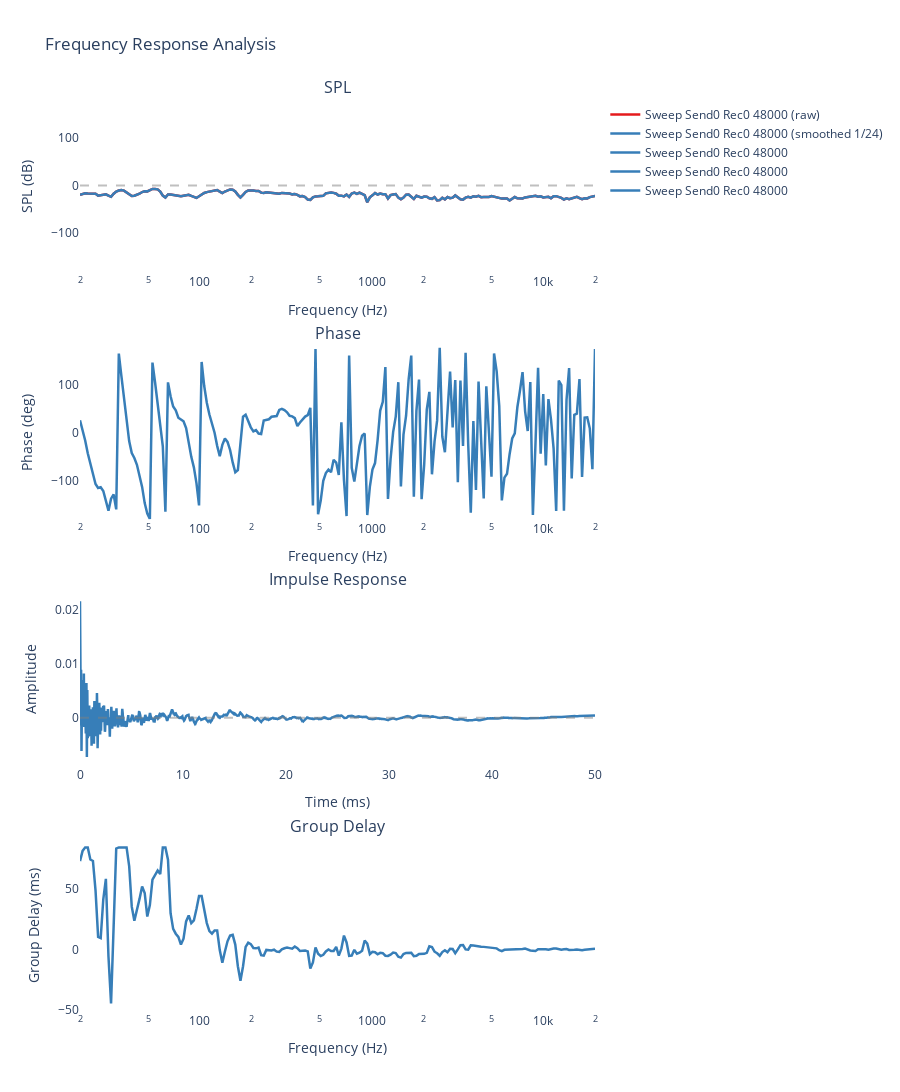
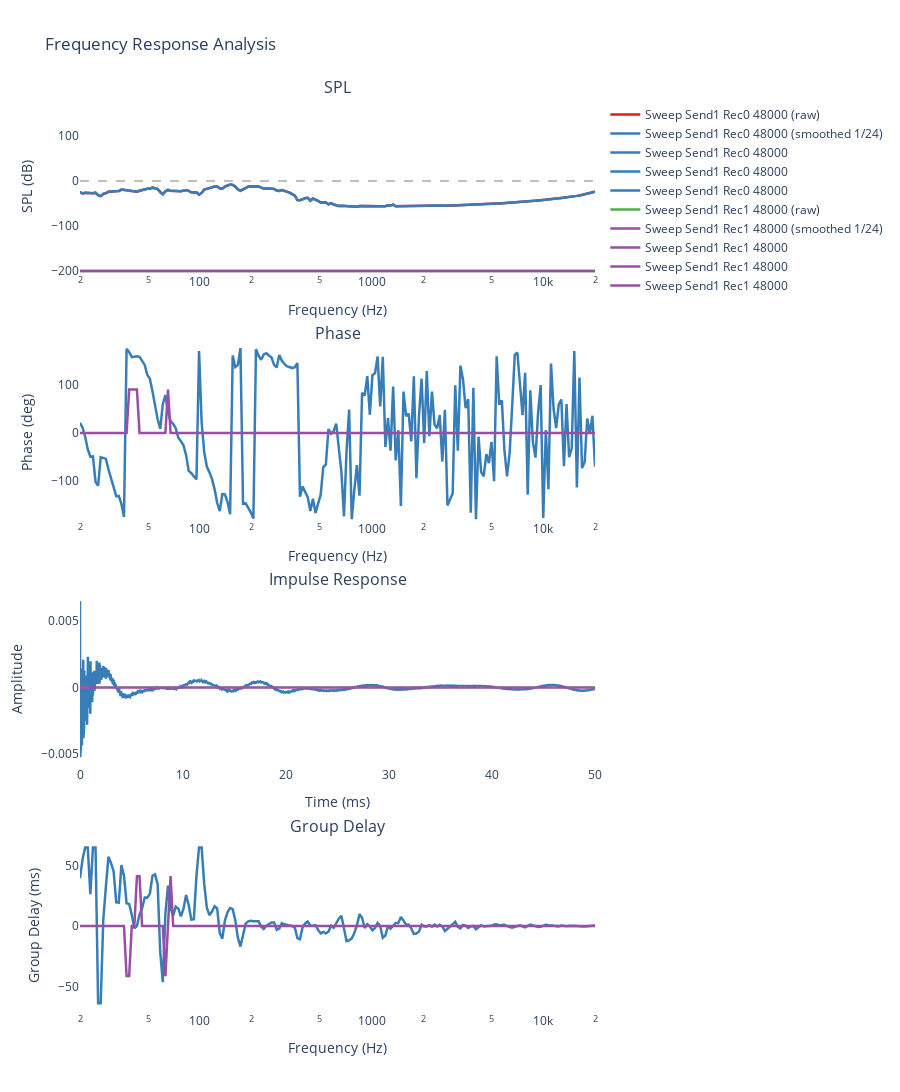

Notebook cell for these charts, in order:
### Code cell
icolor = 0
fig = {}
for i, csv_file in enumerate(sorted(glob.glob("*.csv"))):
    try:
        channel = csv_file[10:11]
        if channel not in fig:
            icolor = 0
            fig[channel] = make_subplots(
                rows=4, 
                cols=1, 
                subplot_titles=('SPL', 'Phase', 'Impulse Response', 'Group Delay'),
                specs=[
                    [{"secondary_y": False}], 
                    [{"secondary_y": False}],
                    [{"secondary_y": False}],
                    [{"secondary_y": False}]
                ],
                vertical_spacing=0.08
            )
        else:
            icolor += 1
        df = pd.read_csv(csv_file)
        if 'frequency_hz' not in df.columns or 'spl_db' not in df.columns:
            continue
        # Extract and clean data
        freq = df['frequency_hz'].values
        spl = df['spl_db'].values
        phase = df['phase_deg'].values
        valid = np.isfinite(freq) & np.isfinite(spl) & np.isfinite(phase)
        freq, spl, phase = freq[valid], spl[valid], phase[valid]
        
        # Apply smoothing
        octave = 24
        smoothed_freq, smoothed_spl = freq, spl # smooth_savgol_octave(freq, spl, 1.0/octave)
        
        # Compute impulse response
        time_ms, impulse = compute_impulse_response(freq, spl, phase)
        
        # Compute group delay
        gd_freq, group_delay = compute_group_delay(freq, phase)
        
        # Create nice name
        name = Path(csv_file).stem.replace('_', ' ').title()
        
        # Add SPL plot
        fig[channel].add_trace(go.Scatter(
            x=freq, 
            y=spl, 
            name='{} (raw)'.format(name), 
            line=dict(color=colors[icolor % len(colors)], width=2.5),
        ), row=1, col=1)
        icolor += 1
        fig[channel].add_trace(go.Scatter(
            x=smoothed_freq, 
            y=smoothed_spl, 
            name='{} (smoothed 1/{})'.format(name, octave), 
            line=dict(color=colors[icolor % len(colors)], width=2.5),
        ), row=1, col=1)
        
        # Add Phase plot
        fig[channel].add_trace(go.Scatter(
            x=freq, 
            y=phase, 
            name=name,
            line=dict(color=colors[icolor % len(colors)], width=2.5),
        ), row=2, col=1)
        
        # Add Impulse Response plot (show first 50ms)
        time_window = time_ms <= 50
        fig[channel].add_trace(go.Scatter(
            x=time_ms[time_window], 
            y=impulse[time_window], 
            name=name,
            line=dict(color=colors[icolor % len(colors)], width=2.5),
        ), row=3, col=1)
        
        # Add Group Delay plot
        # Filter out extreme values for better visualization
        gd_median = np.median(group_delay)
        gd_std = np.std(group_delay)
        gd_filtered = np.clip(group_delay, gd_median - 3*gd_std, gd_median + 3*gd_std)
        
        fig[channel].add_trace(go.Scatter(
            x=gd_freq, 
            y=gd_filtered, 
            name=name,
            line=dict(color=colors[icolor % len(colors)], width=2.5),
        ), row=4, col=1)

    except Exception as e:
        print(f"✗ {csv_file}: {e}")

for f in fig.values():   
    min_spl = 1000
    max_spl = -1000
    for t in f.data:
        if hasattr(t, 'y'):
            min_spl = min(min_spl, np.min(t.y))
            max_spl = max(max_spl, np.max(t.y))
    max_spl = 5*(int(max_spl) // 5)+5
    min_spl = 5*(int(min_spl) // 5)-5
    
    # Add reference lines
    f.add_hline(y=0, line_dash="dash", line_color="gray", opacity=0.5, row=1, col=1)
    f.add_hline(y=0, line_dash="dash", line_color="gray", opacity=0.5, row=3, col=1)
    
    # Update layout
    f.update_xaxes(title_text="Frequency (Hz)", type="log", range=[1+math.log10(2), 4+math.log10(2)], row=1, col=1)
    f.update_xaxes(title_text="Frequency (Hz)", type="log", range=[1+math.log10(2), 4+math.log10(2)], row=2, col=1)
    f.update_xaxes(title_text="Time (ms)", row=3, col=1)
    f.update_xaxes(title_text="Frequency (Hz)", type="log", range=[1+math.log10(2), 4+math.log10(2)], row=4, col=1)
    
    f.update_yaxes(title_text="SPL (dB)", range=[min_spl, max_spl], row=1, col=1)
    f.update_yaxes(title_text="Phase (deg)", range=[-180, 180], row=2, col=1)
    f.update_yaxes(title_text="Amplitude", row=3, col=1)
    f.update_yaxes(title_text="Group Delay (ms)", row=4, col=1)
    
    f.update_layout(
        title='Frequency Response Analysis',
        height=1400,
        showlegend=True,
        plot_bgcolor='white'
    )
    f.show()

### Figure 1 — Plotly figure (JSON) as saved in the notebook; plotly's stock layout.template omitted (floating-point values rounded to 4 significant figures; data arrays with more than 128 entries replaced by an {"elided": "..."} marker saying what was removed)
{"data": [{"line": {"color": "rgb(228,26,28)", "width": 2.5}, "name": "Sweep Send0 Rec0 48000 (raw)", "type": "scatter", "x": {"elided": "200 float values"}, "xaxis": "x", "y": {"elided": "200 float values"}, "yaxis": "y"}, {"line": {"color": "rgb(55,126,184)", "width": 2.5}, "name": "Sweep Send0 Rec0 48000 (smoothed 1/24)", "type": "scatter", "x": {"elided": "200 float values"}, "xaxis": "x", "y": {"elided": "200 float values"}, "yaxis": "y"}, {"line": {"color": "rgb(55,126,184)", "width": 2.5}, "name": "Sweep Send0 Rec0 48000", "type": "scatter", "x": {"elided": "200 float values"}, "xaxis": "x2", "y": {"elided": "200 float values"}, "yaxis": "y2"}, {"line": {"color": "rgb(55,126,184)", "width": 2.5}, "name": "Sweep Send0 Rec0 48000", "type": "scatter", "x": {"elided": "2401 float values"}, "xaxis": "x3", "y": {"elided": "2401 float values"}, "yaxis": "y3"}, {"line": {"color": "rgb(55,126,184)", "width": 2.5}, "name": "Sweep Send0 Rec0 48000", "type": "scatter", "x": {"elided": "200 float values"}, "xaxis": "x4", "y": {"elided": "200 float values"}, "yaxis": "y4"}], "layout": {"annotations": [{"font": {"size": 16}, "showarrow": false, "text": "SPL", "x": 0.5, "xanchor": "center", "xref": "paper", "y": 1, "yanchor": "bottom", "yref": "paper"}, {"font": {"size": 16}, "showarrow": false, "text": "Phase", "x": 0.5, "xanchor": "center", "xref": "paper", "y": 0.73, "yanchor": "bottom", "yref": "paper"}, {"font": {"size": 16}, "showarrow": false, "text": "Impulse Response", "x": 0.5, "xanchor": "center", "xref": "paper", "y": 0.46, "yanchor": "bottom", "yref": "paper"}, {"font": {"size": 16}, "showarrow": false, "text": "Group Delay", "x": 0.5, "xanchor": "center", "xref": "paper", "y": 0.19, "yanchor": "bottom", "yref": "paper"}], "height": 1400, "plot_bgcolor": "white", "shapes": [{"line": {"color": "gray", "dash": "dash"}, "opacity": 0.5, "type": "line", "x0": 0, "x1": 1, "xref": "x domain", "y0": 0, "y1": 0, "yref": "y"}, {"line": {"color": "gray", "dash": "dash"}, "opacity": 0.5, "type": "line", "x0": 0, "x1": 1, "xref": "x3 domain", "y0": 0, "y1": 0, "yref": "y3"}], "showlegend": true, "title": {"text": "Frequency Response Analysis"}, "xaxis": {"anchor": "y", "domain": [0, 1], "range": [1.301, 4.301], "title": {"text": "Frequency (Hz)"}, "type": "log"}, "xaxis2": {"anchor": "y2", "domain": [0, 1], "range": [1.301, 4.301], "title": {"text": "Frequency (Hz)"}, "type": "log"}, "xaxis3": {"anchor": "y3", "domain": [0, 1], "title": {"text": "Time (ms)"}}, "xaxis4": {"anchor": "y4", "domain": [0, 1], "range": [1.301, 4.301], "title": {"text": "Frequency (Hz)"}, "type": "log"}, "yaxis": {"anchor": "x", "domain": [0.81, 1], "range": [-185, 180], "title": {"text": "SPL (dB)"}}, "yaxis2": {"anchor": "x2", "domain": [0.54, 0.73], "range": [-180, 180], "title": {"text": "Phase (deg)"}}, "yaxis3": {"anchor": "x3", "domain": [0.27, 0.46], "title": {"text": "Amplitude"}}, "yaxis4": {"anchor": "x4", "domain": [0, 0.19], "title": {"text": "Group Delay (ms)"}}}}

### Figure 2 — Plotly figure (JSON) as saved in the notebook; plotly's stock layout.template omitted (floating-point values rounded to 4 significant figures; data arrays with more than 128 entries replaced by an {"elided": "..."} marker saying what was removed)
{"data": [{"line": {"color": "rgb(228,26,28)", "width": 2.5}, "name": "Sweep Send1 Rec0 48000 (raw)", "type": "scatter", "x": {"elided": "200 float values"}, "xaxis": "x", "y": {"elided": "200 float values"}, "yaxis": "y"}, {"line": {"color": "rgb(55,126,184)", "width": 2.5}, "name": "Sweep Send1 Rec0 48000 (smoothed 1/24)", "type": "scatter", "x": {"elided": "200 float values"}, "xaxis": "x", "y": {"elided": "200 float values"}, "yaxis": "y"}, {"line": {"color": "rgb(55,126,184)", "width": 2.5}, "name": "Sweep Send1 Rec0 48000", "type": "scatter", "x": {"elided": "200 float values"}, "xaxis": "x2", "y": {"elided": "200 float values"}, "yaxis": "y2"}, {"line": {"color": "rgb(55,126,184)", "width": 2.5}, "name": "Sweep Send1 Rec0 48000", "type": "scatter", "x": {"elided": "2401 float values"}, "xaxis": "x3", "y": {"elided": "2401 float values"}, "yaxis": "y3"}, {"line": {"color": "rgb(55,126,184)", "width": 2.5}, "name": "Sweep Send1 Rec0 48000", "type": "scatter", "x": {"elided": "200 float values"}, "xaxis": "x4", "y": {"elided": "200 float values"}, "yaxis": "y4"}, {"line": {"color": "rgb(77,175,74)", "width": 2.5}, "name": "Sweep Send1 Rec1 48000 (raw)", "type": "scatter", "x": {"elided": "200 float values"}, "xaxis": "x", "y": {"elided": "200 float values"}, "yaxis": "y"}, {"line": {"color": "rgb(152,78,163)", "width": 2.5}, "name": "Sweep Send1 Rec1 48000 (smoothed 1/24)", "type": "scatter", "x": {"elided": "200 float values"}, "xaxis": "x", "y": {"elided": "200 float values"}, "yaxis": "y"}, {"line": {"color": "rgb(152,78,163)", "width": 2.5}, "name": "Sweep Send1 Rec1 48000", "type": "scatter", "x": {"elided": "200 float values"}, "xaxis": "x2", "y": {"elided": "200 float values"}, "yaxis": "y2"}, {"line": {"color": "rgb(152,78,163)", "width": 2.5}, "name": "Sweep Send1 Rec1 48000", "type": "scatter", "x": {"elided": "2401 float values"}, "xaxis": "x3", "y": {"elided": "2401 float values"}, "yaxis": "y3"}, {"line": {"color": "rgb(152,78,163)", "width": 2.5}, "name": "Sweep Send1 Rec1 48000", "type": "scatter", "x": {"elided": "200 float values"}, "xaxis": "x4", "y": {"elided": "200 float values"}, "yaxis": "y4"}], "layout": {"annotations": [{"font": {"size": 16}, "showarrow": false, "text": "SPL", "x": 0.5, "xanchor": "center", "xref": "paper", "y": 1, "yanchor": "bottom", "yref": "paper"}, {"font": {"size": 16}, "showarrow": false, "text": "Phase", "x": 0.5, "xanchor": "center", "xref": "paper", "y": 0.73, "yanchor": "bottom", "yref": "paper"}, {"font": {"size": 16}, "showarrow": false, "text": "Impulse Response", "x": 0.5, "xanchor": "center", "xref": "paper", "y": 0.46, "yanchor": "bottom", "yref": "paper"}, {"font": {"size": 16}, "showarrow": false, "text": "Group Delay", "x": 0.5, "xanchor": "center", "xref": "paper", "y": 0.19, "yanchor": "bottom", "yref": "paper"}], "height": 1400, "plot_bgcolor": "white", "shapes": [{"line": {"color": "gray", "dash": "dash"}, "opacity": 0.5, "type": "line", "x0": 0, "x1": 1, "xref": "x domain", "y0": 0, "y1": 0, "yref": "y"}, {"line": {"color": "gray", "dash": "dash"}, "opacity": 0.5, "type": "line", "x0": 0, "x1": 1, "xref": "x3 domain", "y0": 0, "y1": 0, "yref": "y3"}], "showlegend": true, "title": {"text": "Frequency Response Analysis"}, "xaxis": {"anchor": "y", "domain": [0, 1], "range": [1.301, 4.301], "title": {"text": "Frequency (Hz)"}, "type": "log"}, "xaxis2": {"anchor": "y2", "domain": [0, 1], "range": [1.301, 4.301], "title": {"text": "Frequency (Hz)"}, "type": "log"}, "xaxis3": {"anchor": "y3", "domain": [0, 1], "title": {"text": "Time (ms)"}}, "xaxis4": {"anchor": "y4", "domain": [0, 1], "range": [1.301, 4.301], "title": {"text": "Frequency (Hz)"}, "type": "log"}, "yaxis": {"anchor": "x", "domain": [0.81, 1], "range": [-205, 180], "title": {"text": "SPL (dB)"}}, "yaxis2": {"anchor": "x2", "domain": [0.54, 0.73], "range": [-180, 180], "title": {"text": "Phase (deg)"}}, "yaxis3": {"anchor": "x3", "domain": [0.27, 0.46], "title": {"text": "Amplitude"}}, "yaxis4": {"anchor": "x4", "domain": [0, 0.19], "title": {"text": "Group Delay (ms)"}}}}
